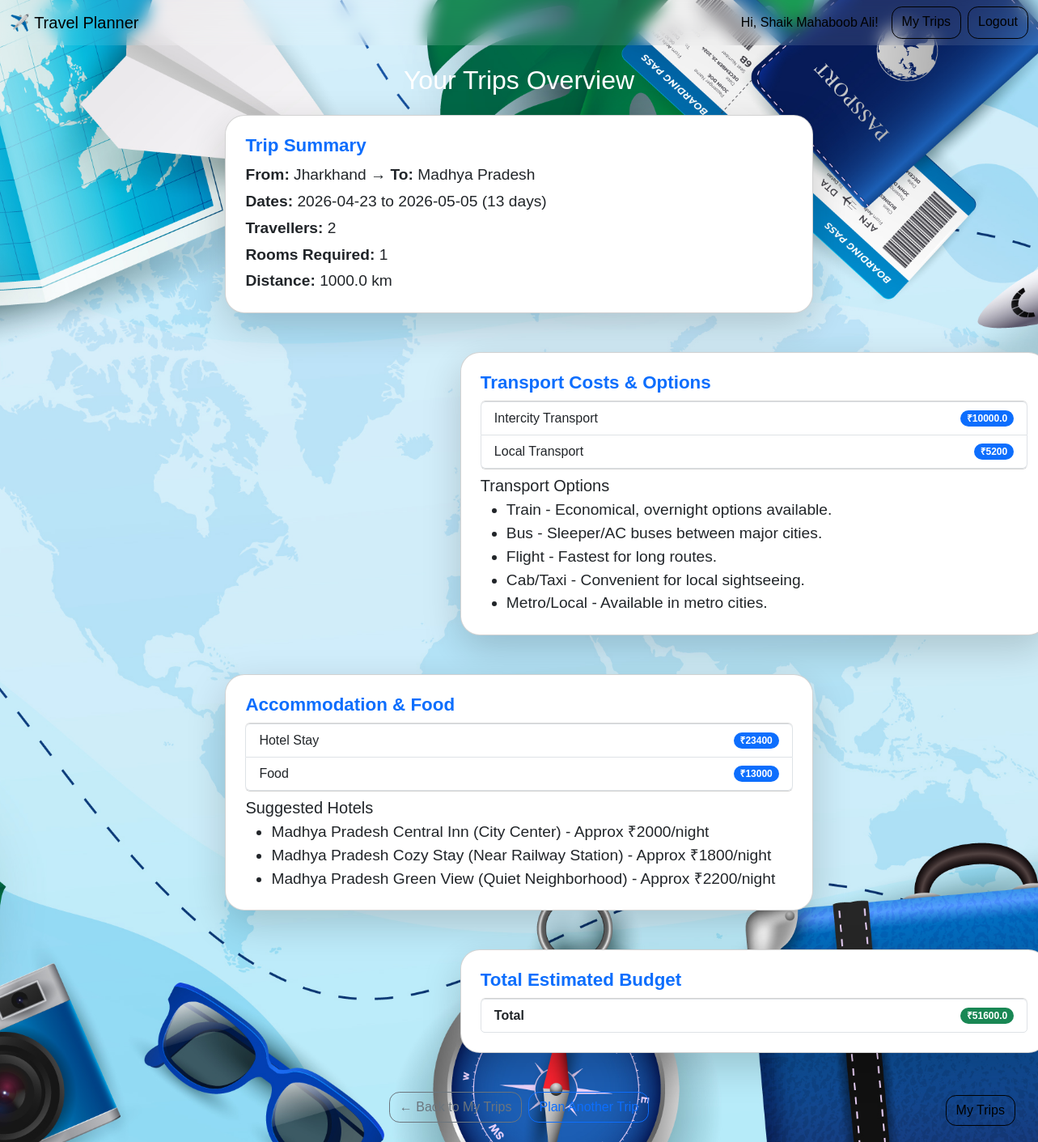
The app's page /trip/58 (signed in) with its own data.
### tables this page shows
CREATE TABLE trips (
    id INTEGER PRIMARY KEY AUTOINCREMENT,
    user_id INTEGER NOT NULL,
    source TEXT NOT NULL,
    destination TEXT NOT NULL,
    persons INTEGER NOT NULL,
    days INTEGER NOT NULL,
    start_date TEXT NOT NULL,
    end_date TEXT NOT NULL,
    created_at DATETIME DEFAULT CURRENT_TIMESTAMP, travel_mode TEXT DEFAULT 'car', accom_category TEXT DEFAULT 'budget', distance REAL DEFAULT 0,
    FOREIGN KEY (user_id) REFERENCES users(id)
);

### app.py (the view)
@app.route("/trip/<int:trip_id>")
@login_required
def view_trip(trip_id):
    with get_db() as db:
        trip = db.execute(
            "SELECT source, destination, persons, days, start_date, end_date, distance FROM trips WHERE id = ? AND user_id = ?",
            (trip_id, session["user_id"])
        ).fetchone()
    if not trip:
        flash("Trip not found.", "danger")
        return redirect(url_for("my_trips"))
    est = estimate_budget(trip[2], trip[3], trip[6])
    hotels = suggest_hotels(trip[1])
    transports = transport_options(trip[0], trip[1])
    return render_template(
        "budget.html",
        page_class="trip-page",
        trip={
            "source": trip[0],
            "destination": trip[1],
            "persons": trip[2],
            "days": trip[3],
            "start_date": trip[4],
            "end_date": trip[5],
            "distance": trip[6],
        },
        est=est,
        hotels=hotels,
        transports=transports,
    )

### app.py (called while the page is built)
def login_required(view):
    @wraps(view)
    def wrapped(*args, **kwargs):
        if not session.get("user_id"):
            flash("Please log in first.", "warning")
            return redirect(url_for("login"))
        return view(*args, **kwargs)
    return wrapped

def estimate_budget(persons: int, days: int, distance: int):
    transport = distance * 5 * persons   # reduced cost per km for India travel
    local_transport = 200 * days * persons
    rooms = max(1, math.ceil(persons / 2))
    hotel = 1800 * rooms * days
    food = 500 * days * persons
    total = transport + local_transport + hotel + food
    return {
        "transport": transport,
        "local_transport": local_transport,
        "hotel": hotel,
        "food": food,
        "total": total,
        "rooms": rooms,
    }

def suggest_hotels(destination: str):
    return [
        {"name": f"{destination} Central Inn", "area": "City Center", "approx": 2000},
        {"name": f"{destination} Cozy Stay", "area": "Near Railway Station", "approx": 1800},
        {"name": f"{destination} Green View", "area": "Quiet Neighborhood", "approx": 2200},
    ]

def transport_options(source: str, destination: str):
    return [
        {"mode": "Train", "notes": "Economical, overnight options available."},
        {"mode": "Bus", "notes": "Sleeper/AC buses between major cities."},
        {"mode": "Flight", "notes": "Fastest for long routes."},
        {"mode": "Cab/Taxi", "notes": "Convenient for local sightseeing."},
        {"mode": "Metro/Local", "notes": "Available in metro cities."},
    ]

### models.py (called while the page is built)
def get_db():
    conn = sqlite3.connect(DB_PATH)
    return conn

### templates/budget.html (shortened to what this page needs)
{% extends 'base.html' %}
{% block content %}
<div class="container my-4">
  <h2 class="mb-4 text-center">Your Trips Overview</h2>
  <div class="timeline-container" style="position: relative; max-width: 70%; margin: auto;">
    <div id="box1" class="timeline-box left mb-5">
      <div class="card shadow-lg p-4">
        <h3 class="card-title mb-2">Trip Summary</h3>
        <p class="mb-1"><strong>From:</strong> {{ trip.source }} → <strong>To:</strong> {{ trip.destination }}</p>
        <p class="mb-1"><strong>Dates:</strong> {{ trip.start_date }} to {{ trip.end_date }} ({{ trip.days }} days)</p>
        <p class="mb-1"><strong>Travellers:</strong> {{ trip.persons }}</p>
        <p class="mb-1"><strong>Rooms Required:</strong> {{ est.rooms }}</p>
        <p class="mb-0"><strong>Distance:</strong> {{ trip.distance }} km</p>
      </div>
    </div>
    <div id="box2" class="timeline-box right mb-5">
      <div class="card shadow-lg p-4">
        <h3 class="card-title mb-2">Transport Costs & Options</h3>
        <ul class="list-group fs-6 mb-2">
          <li class="list-group-item d-flex justify-content-between align-items-center">
            Intercity Transport <span class="badge bg-primary rounded-pill">₹{{ est.transport }}</span>
          </li>
          <li class="list-group-item d-flex justify-content-between align-items-center">
            Local Transport <span class="badge bg-primary rounded-pill">₹{{ est.local_transport }}</span>
          </li>
        </ul>
        <h5 class="mb-1">Transport Options</h5>
        <ul class="mb-0">
          {% for t in transports %}
            <li>{{ t.mode }} - {{ t.notes }}</li>
          {% endfor %}
        </ul>
      </div>
    </div>
    <div id="box3" class="timeline-box left mb-5">
      <div class="card shadow-lg p-4">
        <h3 class="card-title mb-2">Accommodation & Food</h3>
        <ul class="list-group fs-6 mb-2">
          <li class="list-group-item d-flex justify-content-between align-items-center">
            Hotel Stay <span class="badge bg-primary rounded-pill">₹{{ est.hotel }}</span>
          </li>
          <li class="list-group-item d-flex justify-content-between align-items-center">
            Food <span class="badge bg-primary rounded-pill">₹{{ est.food }}</span>
          </li>
        </ul>
        <h5 class="mb-1">Suggested Hotels</h5>
        <ul class="mb-0">
          {% for h in hotels %}
            <li>{{ h.name }} ({{ h.area }}) - Approx ₹{{ h.approx }}/night</li>
          {% endfor %}
        </ul>
      </div>
    </div>
    <div id="box4" class="timeline-box right mb-5">
      <div class="card shadow-lg p-4">
        <h3 class="card-title mb-2">Total Estimated Budget</h3>
        <ul class="list-group fs-6">
          <li class="list-group-item d-flex justify-content-between align-items-center">
            <strong>Total</strong> <span class="badge bg-success rounded-pill">₹{{ est.total }}</span>
          </li>
        </ul>
      </div>
    </div>
  </div>
  <div class="mt-4 d-flex gap-2 justify-content-center">
    <a href="{{ url_for('my_trips') }}" class="btn btn-outline-secondary">← Back to My Trips</a>
    <a href="{{ url_for('plan_trip') }}" class="btn btn-outline-primary">Plan Another Trip</a>
  </div>
</div>
{% endblock %}

### static/css/styles.css (style rules this page uses)
body.trip-page { background-image: url('../images/trip-bg.jpg'); background-size: cover; background-position: center; background-repeat: no-repeat; background-attachment: fixed; color: #fff; }
body { background: #f6f8fb; font-family: Arial, sans-serif; }
.card { border-radius: 1rem; }
.btn { border-radius: .8rem; }

### templates/budget.html (style rules this page uses)
.timeline-box { position: relative; width: 100%; }
.timeline-box.left { margin-left: 0; }
.timeline-box.right { margin-left: 38%; }
.card { border-radius: 1.5rem; padding: 25px; font-size: 1.2rem; width: 95%; margin: auto; transition: transform 0.3s; }
.card-title { color: #0d6efd; font-size: 1.4rem; font-weight: 600; }
.list-group-item { font-size: 1rem; }
.timeline-box .badge.bg-primary, .timeline-box .badge.bg-success { transition: transform 0.3s, font-size 0.3s; cursor: pointer; }

### records on screen
trips: source "Jharkhand", destination "Madhya Pradesh", start_date "2026-04-23", end_date "2026-05-05", days "13", persons "2", distance "1000.0"

### other values on screen
{{ session['username'] }} "Shaik Mahaboob Ali"
{{ est.rooms }} "1"
{{ est.transport }} "10000.0"
{{ est.local_transport }} "5200"
{{ t.mode }} "Train" "Bus" "Flight" "Cab/Taxi" "Metro/Local"
{{ t.notes }} "Economical, overnight options available." "Sleeper/AC buses between major cities." "Fastest for long routes." "Convenient for local sightseeing." "Available in metro cities."
{{ est.hotel }} "23400"
{{ est.food }} "13000"
{{ h.name }} "Madhya Pradesh Central Inn" "Madhya Pradesh Cozy Stay" "Madhya Pradesh Green View"
{{ h.area }} "City Center" "Near Railway Station" "Quiet Neighborhood"
{{ h.approx }} "2000" "1800" "2200"
{{ est.total }} "51600.0"
